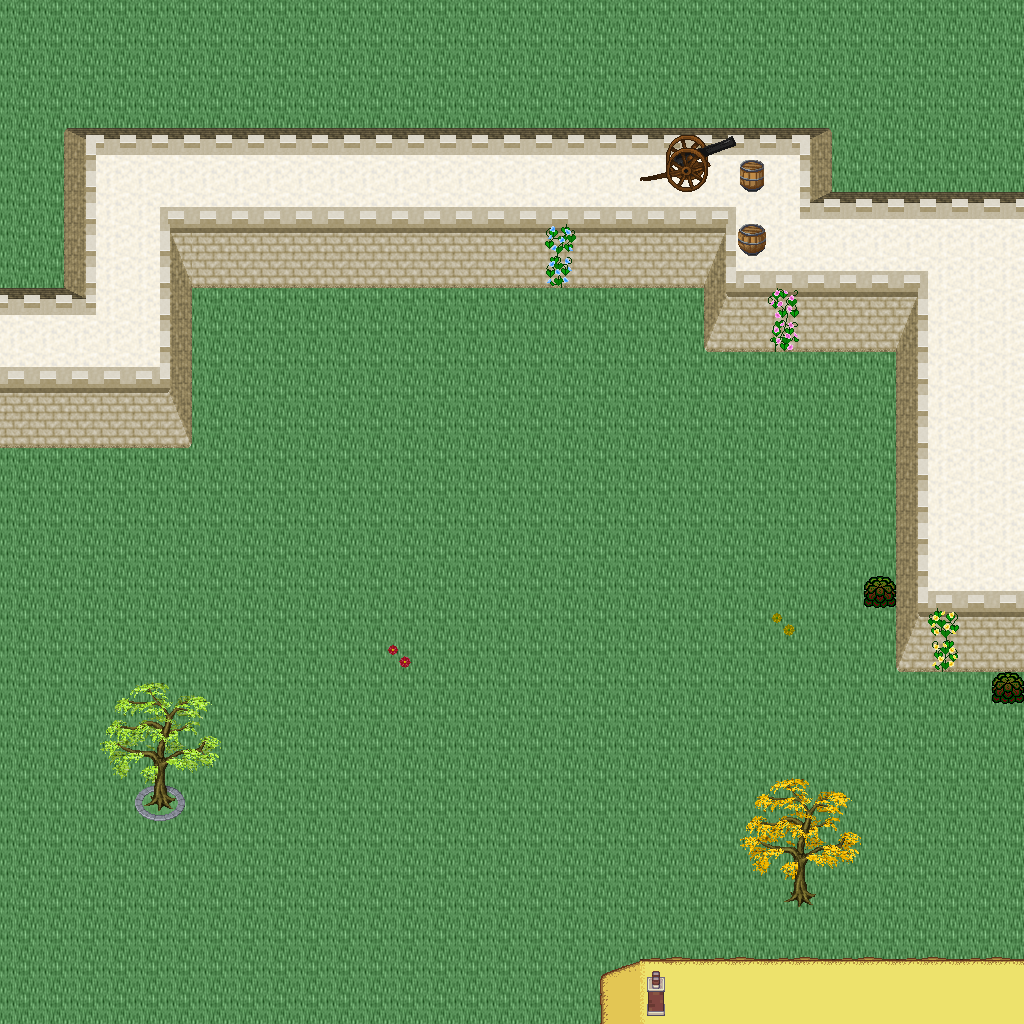

The image is a tile-based game level rendered from a .tmx file. Its description and source (layers, tilesets, objects; grid data summarised) follow:
An orthogonal 32x32 tile map with 32x32 px tiles, 5 tile layers (Ground, Objects, Objects2, Above, ...), 1 hidden layer not drawn, 46 tilesets.

<map version="1.10" tiledversion="1.11.0" orientation="orthogonal" renderorder="right-down" width="32" height="32" tilewidth="32" tileheight="32" infinite="0" nextlayerid="11" nextobjectid="1">
 <tileset firstgid="1" name="logic_collision" tilewidth="32" tileheight="32" tilecount="1" columns="1">
  <image source="../drawable/logic_collision.png" width="32" height="32" />
 </tileset>
 <tileset firstgid="2" name="ground_ground" tilewidth="32" tileheight="32" tilecount="33" columns="3">
  <image source="../drawable/ground_ground.png" width="96" height="352" />
 </tileset>
 <tileset firstgid="35" name="building_castle" tilewidth="32" tileheight="32" tilecount="320" columns="20">
  <image source="../drawable/building_castle.png" width="640" height="512" />
 </tileset>
 <tileset firstgid="355" name="item_weapon_cannon" tilewidth="32" tileheight="32" tilecount="12" columns="3">
  <image source="../drawable/item_weapon_cannon.png" width="96" height="128" />
 </tileset>
 <tileset firstgid="367" name="item_pot_barrels_1" tilewidth="32" tileheight="32" tilecount="8" columns="4">
  <image source="../drawable/item_pot_barrels_1.png" width="128" height="64" />
 </tileset>
 <tileset firstgid="375" name="building_door_door" tilewidth="32" tileheight="32" tilecount="6" columns="3">
  <image source="../drawable/building_door_door.png" width="96" height="64" />
 </tileset>
 <tileset firstgid="381" name="building_door_closed" tilewidth="32" tileheight="32" tilecount="1" columns="1">
  <image source="../drawable/building_door_closed.png" width="32" height="32" />
 </tileset>
 <tileset firstgid="382" name="building_window_window_centered" tilewidth="32" tileheight="32" tilecount="1" columns="1">
  <image source="../drawable/building_window_window_centered.png" width="32" height="32" />
 </tileset>
 <tileset firstgid="383" name="building_decoration_chimney_big" tilewidth="32" tileheight="32" tilecount="2" columns="1">
  <image source="../drawable/building_decoration_chimney_big.png" width="32" height="64" />
 </tileset>
 <tileset firstgid="385" name="ground_grass_corners" tilewidth="32" tileheight="32" tilecount="24" columns="6">
  <image source="../drawable/ground_grass_corners.png" width="192" height="128" />
 </tileset>
 <tileset firstgid="409" name="ground_grass_edges" tilewidth="32" tileheight="32" tilecount="36" columns="12">
  <image source="../drawable/ground_grass_edges.png" width="384" height="96" />
 </tileset>
 <tileset firstgid="445" name="item_statue_lion_statues" tilewidth="32" tileheight="32" tilecount="8" columns="2">
  <image source="../drawable/item_statue_lion_statues.png" width="64" height="128" />
 </tileset>
 <tileset firstgid="453" name="item_statue_girl_with_bird" tilewidth="32" tileheight="32" tilecount="12" columns="4">
  <image source="../drawable/item_statue_girl_with_bird.png" width="128" height="96" />
 </tileset>
 <tileset firstgid="465" name="furniture_light_lamp_blue" tilewidth="32" tileheight="32" tilecount="3" columns="1">
  <image source="../drawable/furniture_light_lamp_blue.png" width="32" height="96" />
 </tileset>
 <tileset firstgid="468" name="light_dim_light_7x5" tilewidth="32" tileheight="32" tilecount="35" columns="7">
  <image source="../drawable/light_dim_light_7x5.png" width="224" height="160" />
 </tileset>
 <tileset firstgid="503" name="plant_flower_daisy_blue" tilewidth="32" tileheight="32" tilecount="8" columns="2">
  <image source="../drawable/plant_flower_daisy_blue.png" width="64" height="128" />
 </tileset>
 <tileset firstgid="511" name="plant_flower_daisy_red" tilewidth="32" tileheight="32" tilecount="8" columns="2">
  <image source="../drawable/plant_flower_daisy_red.png" width="64" height="128" />
 </tileset>
 <tileset firstgid="519" name="plant_flower_daisy_white" tilewidth="32" tileheight="32" tilecount="8" columns="2">
  <image source="../drawable/plant_flower_daisy_white.png" width="64" height="128" />
 </tileset>
 <tileset firstgid="527" name="plant_flower_daisy_yellow" tilewidth="32" tileheight="32" tilecount="8" columns="2">
  <image source="../drawable/plant_flower_daisy_yellow.png" width="64" height="128" />
 </tileset>
 <tileset firstgid="535" name="plant_tree_fall_trees" tilewidth="32" tileheight="32" tilecount="40" columns="8">
  <image source="../drawable/plant_tree_fall_trees.png" width="256" height="160" />
 </tileset>
 <tileset firstgid="575" name="plant_tree_oak_tree" tilewidth="32" tileheight="32" tilecount="20" columns="4">
  <image source="../drawable/plant_tree_oak_tree.png" width="128" height="160" />
 </tileset>
 <tileset firstgid="595" name="plant_tree_chestnut_tree" tilewidth="32" tileheight="32" tilecount="20" columns="4">
  <image source="../drawable/plant_tree_chestnut_tree.png" width="128" height="160" />
 </tileset>
 <tileset firstgid="615" name="plant_tree_locust_tree" tilewidth="32" tileheight="32" tilecount="20" columns="4">
  <image source="../drawable/plant_tree_locust_tree.png" width="128" height="160" />
 </tileset>
 <tileset firstgid="635" name="logic_protection" tilewidth="32" tileheight="32" tilecount="2" columns="2">
  <image source="../drawable/logic_protection.png" width="64" height="32" />
 </tileset>
 <tileset firstgid="637" name="plant_bush_hosta" tilewidth="32" tileheight="32" tilecount="9" columns="3">
  <image source="../drawable/plant_bush_hosta.png" width="96" height="96" />
 </tileset>
 <tileset firstgid="646" name="plant_flower_flowers_mixed" tilewidth="32" tileheight="32" tilecount="16" columns="4">
  <image source="../drawable/plant_flower_flowers_mixed.png" width="128" height="128" />
 </tileset>
 <tileset firstgid="662" name="plant_flower_red_blue_clusters" tilewidth="32" tileheight="32" tilecount="4" columns="1">
  <image source="../drawable/plant_flower_red_blue_clusters.png" width="32" height="128" />
 </tileset>
 <tileset firstgid="666" name="furniture_chair_bench_iron" tilewidth="32" tileheight="32" tilecount="4" columns="2">
  <image source="../drawable/furniture_chair_bench_iron.png" width="64" height="64" />
 </tileset>
 <tileset firstgid="670" name="plant_stump_stump_pale_purple" tilewidth="32" tileheight="32" tilecount="4" columns="2">
  <image source="../drawable/plant_stump_stump_pale_purple.png" width="64" height="64" />
 </tileset>
 <tileset firstgid="674" name="plant_stump_small_stump" tilewidth="32" tileheight="32" tilecount="4" columns="2">
  <image source="../drawable/plant_stump_small_stump.png" width="64" height="64" />
 </tileset>
 <tileset firstgid="678" name="building_decoration_banner" tilewidth="32" tileheight="32" tilecount="12" columns="1">
  <image source="../drawable/building_decoration_banner.png" width="32" height="384" />
 </tileset>
 <tileset firstgid="690" name="building_decoration_chimney" tilewidth="32" tileheight="32" tilecount="2" columns="1">
  <image source="../drawable/building_decoration_chimney.png" width="32" height="64" />
 </tileset>
 <tileset firstgid="692" name="plant_flower_vines_flowered" tilewidth="32" tileheight="32" tilecount="9" columns="3">
  <image source="../drawable/plant_flower_vines_flowered.png" width="96" height="96" />
 </tileset>
 <tileset firstgid="701" name="building_decoration_library_banner" tilewidth="32" tileheight="32" tilecount="6" columns="3">
  <image source="../drawable/building_decoration_library_banner.png" width="96" height="64" />
 </tileset>
 <tileset firstgid="707" name="logic_portal" tilewidth="32" tileheight="32" tilecount="24" columns="8">
  <image source="../drawable/logic_portal.png" width="256" height="96" />
 </tileset>
 <tileset firstgid="731" name="building_cottage" tilewidth="32" tileheight="32" tilecount="256" columns="16">
  <image source="../drawable/building_cottage.png" width="512" height="512" />
 </tileset>
 <tileset firstgid="987" name="building_roof_thatched_roof" tilewidth="32" tileheight="32" tilecount="256" columns="16">
  <image source="../drawable/building_roof_thatched_roof.png" width="512" height="512" />
 </tileset>
 <tileset firstgid="1243" name="building_window_windows" tilewidth="32" tileheight="32" tilecount="256" columns="16">
  <image source="../drawable/building_window_windows.png" width="512" height="512" />
 </tileset>
 <tileset firstgid="1499" name="building_door_doors" tilewidth="32" tileheight="32" tilecount="256" columns="16">
  <image source="../drawable/building_door_doors.png" width="512" height="512" />
 </tileset>
 <tileset firstgid="1755" name="building_decoration_chimney_brown_stacks" tilewidth="32" tileheight="32" tilecount="2" columns="1">
  <image source="../drawable/building_decoration_chimney_brown_stacks.png" width="32" height="64" />
 </tileset>
 <tileset firstgid="1757" name="ground_ground_3" tilewidth="32" tileheight="32" tilecount="5" columns="5">
  <image source="../drawable/ground_ground_3.png" width="160" height="32" />
 </tileset>
 <tileset firstgid="1762" name="plant_bush_bush_pinks" tilewidth="32" tileheight="32" tilecount="4" columns="2">
  <image source="../drawable/plant_bush_bush_pinks.png" width="64" height="64" />
 </tileset>
 <tileset firstgid="1766" name="plant_bushes_and_trees" tilewidth="32" tileheight="32" tilecount="144" columns="16">
  <image source="../drawable/plant_bushes_and_trees.png" width="512" height="289" />
 </tileset>
 <tileset firstgid="1910" name="plant_bush_berried" tilewidth="32" tileheight="32" tilecount="60" columns="5">
  <image source="../drawable/plant_bush_berried.png" width="160" height="384" />
 </tileset>
 <tileset firstgid="1970" name="plant_bush_leafy" tilewidth="32" tileheight="32" tilecount="48" columns="8">
  <image source="../drawable/plant_bush_leafy.png" width="256" height="192" />
 </tileset>
 <tileset firstgid="2018" name="plant_bush_flowering" tilewidth="32" tileheight="32" tilecount="72" columns="8">
  <image source="../drawable/plant_bush_flowering.png" width="256" height="288" />
 </tileset>
 <layer id="1" name="Ground" width="32" height="32">
  <data>[1024 cells, 1024 non-empty, 10 distinct tile ids]</data>
 </layer>
 <layer id="2" name="Objects" width="32" height="32">
  <data>[1024 cells, 83 non-empty, 18 distinct tile ids]</data>
 </layer>
 <layer id="3" name="Objects2" width="32" height="32">
  <data>[1024 cells, 16 non-empty, 15 distinct tile ids]</data>
 </layer>
 <layer id="4" name="Above" width="32" height="32">
  <data>[1024 cells, 72 non-empty, 42 distinct tile ids]</data>
 </layer>
 <layer id="5" name="Above2" width="32" height="32">
  <data>[1024 cells, 2 non-empty, 2 distinct tile ids]</data>
 </layer>
 <layer id="6" name="Walkable" width="32" height="32" visible="0">
  <data>[1024 cells, 236 non-empty, 1 distinct tile ids]</data>
 </layer>
 <objectgroup id="7" name="Mapevents" />
 <objectgroup id="8" name="Spawn" />
 <objectgroup id="9" name="Keys" />
 <objectgroup id="10" name="Replace" />
</map>
